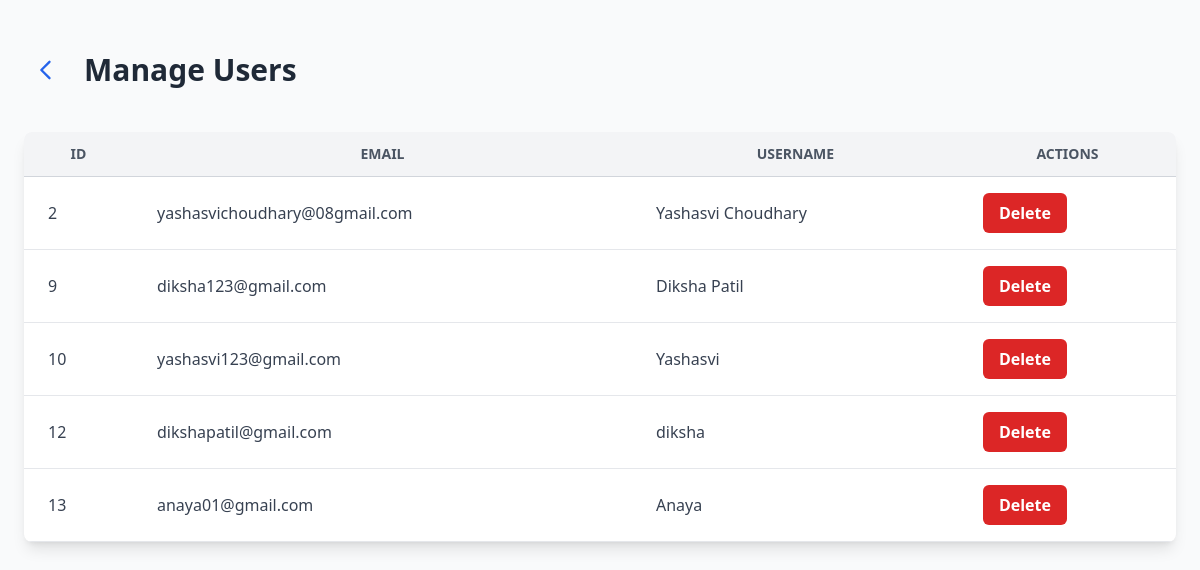
/admin/manage_users (signed in), run on the app's committed database.
### models.py (models this page shows)
class User(UserMixin, db.Model):
    id = db.Column(db.Integer, primary_key=True)
    username = db.Column(db.String(100), nullable=False)
    email = db.Column(db.String(150), unique=True, nullable=False)
    password = db.Column(db.String(200), nullable=False)
    session_token = db.Column(db.String(255), nullable=True)

### admin/routes.py (the view)
@admin_bp.route('/manage_users')
@admin_login_required
def manage_users():
    users = User.query.all()
    return render_template('admin/manage_users.html', users=users)

### admin/routes.py (called while the page is built)
def admin_login_required(f):
    @wraps(f)
    def decorated_function(*args, **kwargs):
        if not session.get('admin_logged_in'):
            flash('Please login as admin to access this page.', 'warning')
            return redirect(url_for('admin.login'))
        return f(*args, **kwargs)
    return decorated_function

### app.py (called while the page is built)
@login_manager.user_loader
def load_user(user_id):
    return db.session.get(User, int(user_id))

@app.before_request
def validate_session():
    if current_user.is_authenticated:
        session_token = session.get('session_token')
        if session_token != current_user.session_token:
            logout_user()
            session.pop('session_token', None)
            flash("Logged out due to session invalidation.", "warning")
            return redirect(url_for('login'))

### templates/admin/manage_users.html (shortened to what this page needs)
<!DOCTYPE html>
<html lang="en">
  <head>
    <script src="https://cdn.tailwindcss.com"></script>
  </head>
  <body class="bg-gray-50 min-h-screen p-6">
    <header class="flex items-center space-x-4 mb-10 mt-6">
      <a
        href="/admin/dashboard"
        class="p-2 rounded hover:bg-gray-200 transition cursor-pointer"
        aria-label="Back to dashboard"
        title="Back to dashboard"
      >
        <svg
          xmlns="http://www.w3.org/2000/svg"
          class="h-7 w-7 text-blue-600 hover:text-blue-800"
          fill="none"
          viewBox="0 0 24 24"
          stroke="currentColor"
          stroke-width="2"
        >
          <path
            stroke-linecap="round"
            stroke-linejoin="round"
            d="M15 19l-7-7 7-7"
          />
        </svg>
      </a>
      <h1 class="text-3xl font-bold text-gray-800">Manage Users</h1>
    </header>
    <div class="overflow-x-auto bg-white shadow-lg rounded-lg">
      <table
        class="min-w-full table-auto border-collapse text-gray-700"
        id="usersTable"
      >
        <thead
          class="bg-gray-100 uppercase text-sm font-semibold text-gray-600"
        >
          <tr>
            <th class="px-6 py-3 border-b border-gray-300">ID</th>
            <th class="px-6 py-3 border-b border-gray-300">Email</th>
            <th class="px-6 py-3 border-b border-gray-300">Username</th>
            <th class="px-6 py-3 border-b border-gray-300">Actions</th>
          </tr>
        </thead>
        <tbody>
          {% for user in users %}
          <tr
            data-user-id="{{ user.id }}"
            class="hover:bg-blue-50 transition-colors duration-200 border-b border-gray-200"
          >
            <td class="px-6 py-4">{{ user.id }}</td>
            <td class="px-6 py-4 break-all">{{ user.email }}</td>
            <td class="px-6 py-4">{{ user.username or 'N/A' }}</td>
            <td class="px-6 py-4">
              <button
                onclick="deleteUser('{{ user.id }}')"
                class="bg-red-600 hover:bg-red-700 text-white font-semibold px-4 py-2 rounded-md transition duration-150"
                type="button"
              >
                Delete
              </button>
            </td>
          </tr>
          {% endfor %}
        </tbody>
      </table>
    </div>
  </body>
</html>

### data on the page
User: id "2", email "yashasvichoudhary@08gmail.com", username "Yashasvi Choudhary"
User: id "9", email "diksha123@gmail.com", username "Diksha Patil"
User: id "10", email "yashasvi123@gmail.com", username "Yashasvi"
User: id "12", email "dikshapatil@gmail.com", username "diksha"
User: id "13", email "anaya01@gmail.com", username "Anaya"
